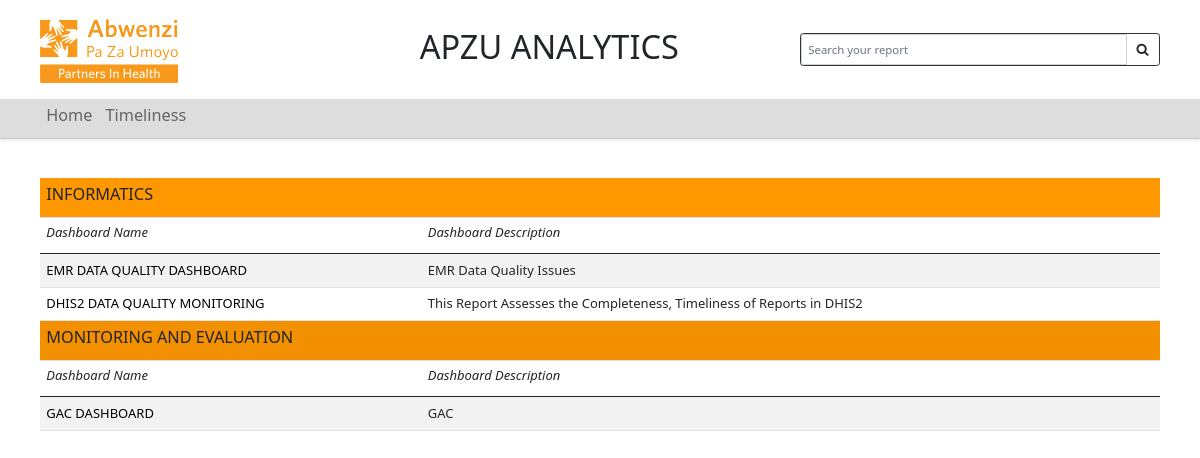
Before: / with the older database file.
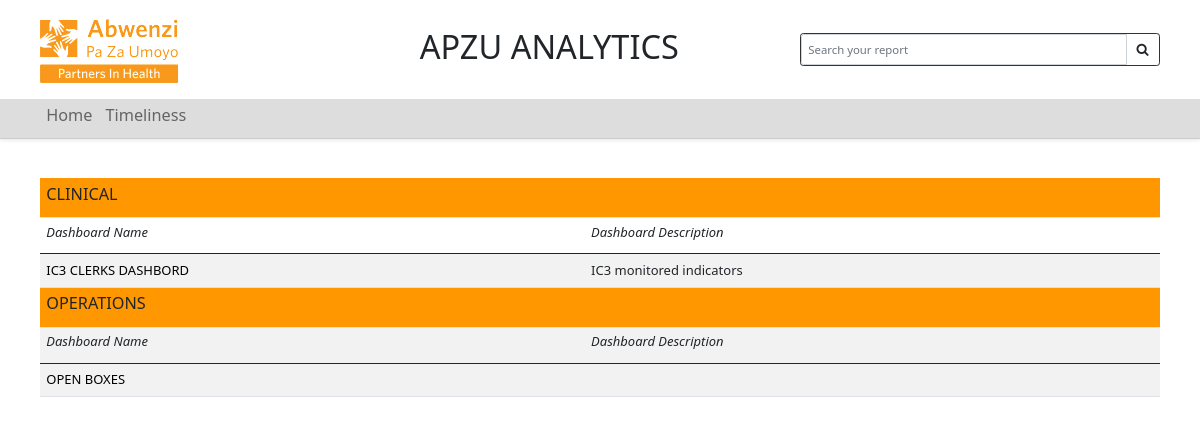
After: the same page with the newer database file.
### home/models.py (models this page shows, shortened)
class Department(models.Model):
    department_name = models.CharField(max_length=200, choices=department_choices, unique=True)
    date_created    = models.DateField(auto_now_add=True)

class Report(models.Model):
    report_name  = models.CharField(max_length=200,unique=True)
    link_address = models.CharField(max_length=200,unique=True)
    report_detail= models.CharField(max_length=200, blank=True)
    department   = models.ForeignKey(Department, on_delete=models.CASCADE)
    date_created = models.DateField(auto_now_add=True)

### home/views.py (the view)
# urls.py: 2. Add a URL to urlpatterns:  path('', views.home, name='home')
def home(request):
    reports = Report.objects.all()
    departments = Department.objects.all()
    context = {
        'home': reports,
        'departments': departments
    }
    return render(request, 'home.html', context)

### templates/home.html
{% extends 'base.html' %}
{% load static %}
{% block content %}
<section>
<div class="container my-5">
{% if 'search' in request.path %}
<h1 class="title-page">Search Result</h1>
    {%if reports %}
<header class="border-bottom mb-4 pb-3">
		<div class="form-inline">
			<span class="mr-md-auto"><b>{{ report_count }}</b> reports found </span>
		</div>
</header>
    <table class="table table-striped">
    <thead>
      <tr class="tr">
          <th class="th"><h4>Dashboard Name</h4></th>
          <th ><h4>Department</h4></th>
          <th class="th"><h4>Dashboard Description</h4></th>
      </tr>
    </thead>
    <tbody>
    {% for report in reports %}
  <tr class="tr">
    <td class="td"><a class="no-decoration" href="{{ report.link_address }}">{{ report.report_name|upper }}</a></td>
    <td>{{report.department|upper}}</td>
  <td class="td">{{report.report_detail}}</td>
  </tr>
  {% endfor %}
    </tbody>
    </table>
</div>
    {% else %}
   	<div>
        <h4>No result found with keyword "{{ keyword }}"</h4>
	</div>
    {%endif%}
    {% else %}
<table class="table table-striped">
    <thead>
    {% for department in departments %}
    {% if department.report_set.all%}
    <tr class="pih" ><td colspan="2"><h5>{{ department.department_name|upper }}</h5></td></tr>
      <tr class="tr">
          <th class="th"><h6><i>Dashboard Name</i></h6></th>
          <th class="th"><h6><i>Dashboard Description</i></h6></th>
      </tr>
    </thead>
    <tbody>
    {% endif %}
{% for report in department.report_set.all %}
  <tr class="tr">
    <td class="td"><a class="no-decoration" href="{{ report.link_address }}">{{ report.report_name|upper }}</a></td>
    <td class="td">{{report.report_detail}}</td>
  </tr>
{% endfor %}
    {% endfor %}
        </tbody>
</table>
{% endif %}
</section>
{% endblock %}

### templates/base.html (shortened to what this page needs)
{% load static %}
<!DOCTYPE HTML>
<html lang="en">
<head>
<link href="{% static 'css/bootstrap.css' %}" rel="stylesheet" type="text/css"/>
<link href="{% static 'fonts/fontawesome/css/all.min.css' %}" type="text/css" rel="stylesheet">
<link href="{% static 'css/custom.css' %}" rel="stylesheet" type="text/css"/>
<link rel="stylesheet" href="https://cdnjs.cloudflare.com/ajax/libs/font-awesome/4.7.0/css/font-awesome.min.css">
</head>
<body class="bg-image"
      style="background-image: url({% static 'images/hut.jpg' %});
 background-attachment: fixed;
 width: 100;
 height: 100vh;
 background-repeat: no-repeat;
 background-size: cover;
">
{% include 'includes/navbar.html' %}
{% block content %}{% endblock %}
</body>

### templates/includes/navbar.html (shortened to what this page needs)
{% load static %}
<div class="main-navbar shadow-sm sticky-top">
    <div class="top-navbar">
        <div class="container">
            <div class="row">
                <div class="col my-auto d-none d-sm-none d-md-block d-lg-block">
                  <a href="{% url 'home' %}" >
                    <img src="{% static 'images/logo.png' %}"  />
                  </a>
                </div>
                <div class="col my-auto">
                    <p class="h1"> APZU ANALYTICS</p>
                </div>
                <div class="col my-auto">
                    <form action="{% url 'search' %}" method="get" class="w-100 rounded">
                        <div class="input-group input-group-sm">
                            <input class="form-control no-border" name="keyword" placeholder="Search your report" aria-label="Search" aria-describedby="search-addon" />
                            <div class="input-group-append">
                                <button class="btn" type="submit">
                                    <i class="fa fa-search"></i>
                                </button>
                            </div>
                        </div>
                    </form>
                </div>
            </div>
        </div>
    </div>
    <nav class="navbar navbar-expand-lg navbar-light">
    <div class="container">
    <div class="collapse navbar-collapse" id="navbarNav">
      <ul class="navbar-nav">
          <li class="nav-item">
            <a class="nav-link" href="{% url 'home' %}"><h5>Home</h5></a>
          </li>
          <li class="nav-item">
            <a class="nav-link" href="{% url 'timeliness' %}"><h5>Timeliness</h5></a>
          </li>
      </ul>
    </div>
    </div>
    </nav>
</div>

### landingpage/static/css/custom.css (style rules this page uses)
html { font-size: 13px; }
.no-decoration { color: black; text-decoration: none; }
.nav-link { font-size: 14px; position: relative; color: inherit; }
.nav-link::after { content: ''; position: absolute; left: 0; bottom: -2px; width: 100%; height: 3px; background-color: transparent; transition: background-color 0.3s ease; }
* { scrollbar-width: thin; scrollbar-color: rgba(0, 0, 0, 0.2) transparent; }
.nav-item { padding: 0.5rem 0xp; }
.main-navbar { border-bottom: 1px solid #ccc; }
.main-navbar .top-navbar { background-color: #fff; padding-top: 15px; padding-bottom: 15px; }
.main-navbar .navbar { padding: 0px; background-color: #ddd; }
.main-navbar .navbar .nav-item .nav-link { font-size: 14px; }
.rounded { border: 1px solid #333; border-radius: 15px; }
.table tr.pih { background-color: #FF9800 !important; }

Changed rows visible on the page:
no longer on this page (row edited): Department: department_name "INFORMATICS", Report (report_name "EMR DATA QUALITY DASHBOARD", report_detail "EMR Data Quality Issues")
removed Report: report_name "DHIS2 DATA QUALITY MONITORING", report_detail "This Report Assesses the Completeness, Timeliness of Reports in DHIS2", shown under "INFORMATICS"
no longer on this page (row edited): Department: department_name "MONITORING AND EVALUATION"
removed Report: report_name "GAC DASHBOARD", report_detail "GAC", shown under "MONITORING AND EVALUATION"
added Department: department_name "CLINICAL", Report (report_name "IC3 CLERKS DASHBORD", report_detail "IC3 monitored indicators")
added Department: department_name "OPERATIONS"
added Report: report_name "OPEN BOXES", shown under "OPERATIONS"
